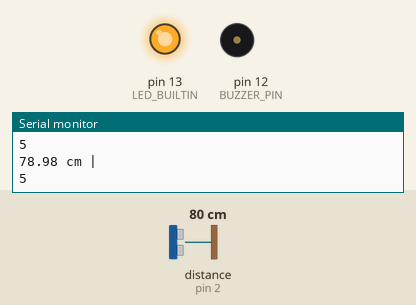
The sketch below on a simulated Arduino Uno, built with avr-gcc and run on an emulated ATmega328P. Parts: output pins drawn as LEDs (lit = HIGH), buzzer (waves = sounding), the last lines printed to the serial monitor. Wiring (inferred from the names in the program): ultrasonic range finder: trigger pin 3; echo pin 2. The inputs (shaded band) are chosen by the test bench; at power-on: distance to the obstacle (sensor on pin 2) 80 cm. The echo pulse lasts 58.3 µs per cm; pins used as bus, display or sensor lines are not drawn.

Above: at 1.2 s.
1.3 s: distance to the obstacle (sensor on pin 2) set to 167 cm
At 2.0 s:
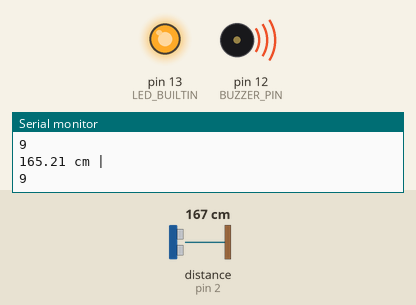
3.1 s: distance to the obstacle (sensor on pin 2) set to 175 cm
At 3.9 s:
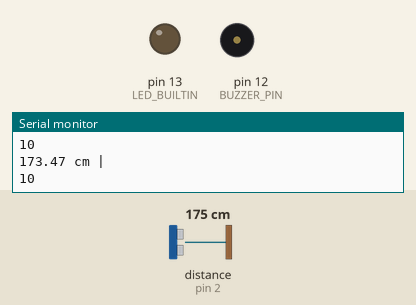
Timing chart, 0 to 6.1 s (numbered marks = the images above; inputs shaded):
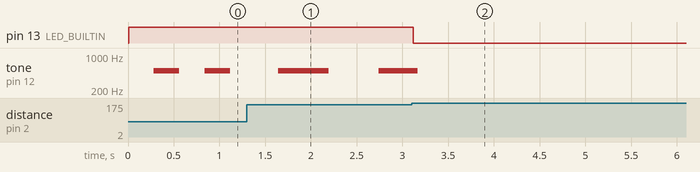

Measured:
- the behaviour switches between 171 and 172 cm on distance to the obstacle (sensor on pin 2) (found by bisection; images 1 and 2)
- after the input at 3.1 s, pin 13 (LED_BUILTIN): HIGH → LOW at once

The sketch:

sensor-ultrason.ino
```cpp
#define ECHO_PIN 2
#define TRIG_PIN 3
#define BUZZER_PIN 12

const float UPPER_THRESHOLD = 170;
const float LOWER_THRESHOLD = 150;

bool estado_simples = false;
bool estado_duplo = false;

bool tocando = false;
int count_ativo = 0;
int max_count_dist = -1;

void setup() {
  Serial.begin(9600);

  pinMode(LED_BUILTIN, OUTPUT);
  pinMode(TRIG_PIN, OUTPUT);
  pinMode(ECHO_PIN, INPUT);
}

float readDistanceCM() {
  digitalWrite(TRIG_PIN, LOW);
  delayMicroseconds(2);
  digitalWrite(TRIG_PIN, HIGH);
  delayMicroseconds(10);
  digitalWrite(TRIG_PIN, LOW);
  int duracao = pulseIn(ECHO_PIN, HIGH);
  return duracao * 0.034 / 2;
}

void single_threshold(const float distancia) {
  if (distancia > UPPER_THRESHOLD) {
    estado_simples = true;
  } else {
    estado_simples = false;
  }
  Serial.print(estado_simples);
  Serial.print(" | ");

//  digitalWrite(LED_BUILTIN, estado_simples);
}

void schmitt_triggers_cima(const float distancia) {
  if (distancia > UPPER_THRESHOLD) {
    estado_duplo = true;
  }  else if(distancia < LOWER_THRESHOLD) {
    estado_duplo = false;
  }
  Serial.print(estado_duplo);
  Serial.print(" | ");
}

void schmitt_triggers_baixo(const float distancia) {
  if (distancia < LOWER_THRESHOLD) {
    estado_duplo = true;
  }  else if(distancia > UPPER_THRESHOLD) {
    estado_duplo = false;
  }
  digitalWrite(LED_BUILTIN, estado_duplo);
}

void loop() {
  float dist = readDistanceCM();

//  digitalWrite(LED_BUILTIN, estado);

  Serial.print(dist);
  Serial.println(" cm | ");
//  single_threshold(dist);
//  schmitt_triggers_cima(dist);
  schmitt_triggers_baixo(dist);

  max_count_dist = map(dist, 0, UPPER_THRESHOLD, 1, 10);
  Serial.println(max_count_dist);


  delay(50);

  if (estado_duplo && !tocando) {
    count_ativo += 1;
    if (count_ativo >= max_count_dist){
      tocando = true;
    }
  } else if(estado_duplo && tocando){
    count_ativo -= 1;
    if (count_ativo <= 0){
      tocando = false;
    }
  } else{
    count_ativo = 0;
    tocando = false;
  }

  if (tocando) {
  tone(BUZZER_PIN, 500);
  } else {
    noTone(BUZZER_PIN);
  }

}
```
